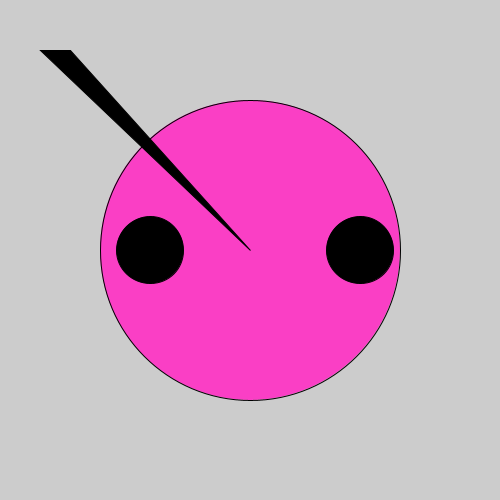
Frame 1 (no input)
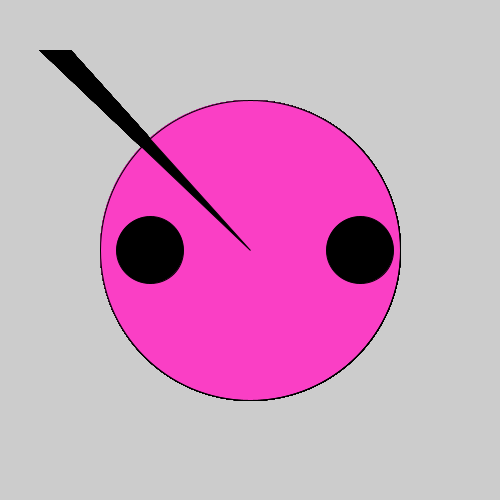
Frame 60 (the mouse pressed at the canvas centre just before this capture)
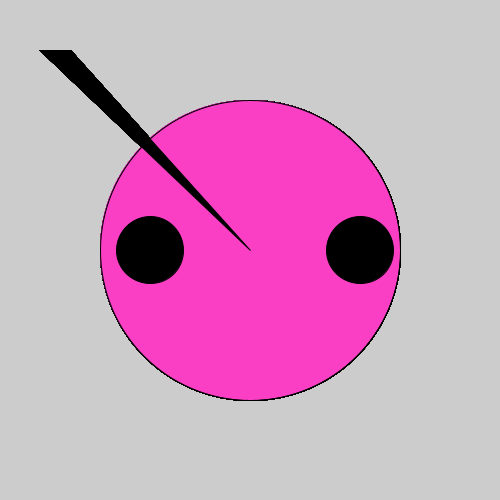
Frame 120 (the mouse held since frame 60 and released just before this capture)

The Processing sketch that drew these frames (run headless with seeded random() and noise(); from frame 60 on, the mouse is pressed at the canvas centre):

// Processing sketch: FUNSUNNS
// ── FUNSUNNS.pde
void setup(){
  size(500,500);
  
}
//pig eys
void eyes(int x , int y ){
  fill(0,0,0);
  circle(x,y,45);
  circle(x,y,67);
  
}
  //pig head
  void head(int x, int y){
    fill(250,63,197);
    circle(x,y,300);
    
}
//pig nows
void nows(int x,int y){
  triangle(x,y,70,50,40,50);

}
void draw(){
  head(250,250);
   eyes(150,250);
  eyes(360,250);
  nows(250,250);
}
